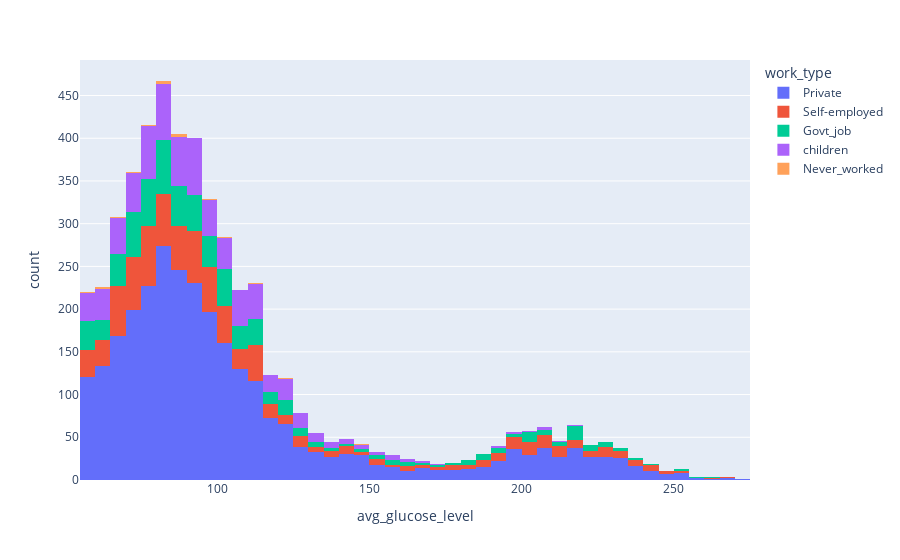

Source (notebook cell):
### Code cell
px.histogram(df_avc, 'avg_glucose_level', color = 'work_type')

### Figure 1 — Plotly figure (JSON) as saved in the notebook; plotly's stock layout.template omitted (floating-point values rounded to 4 significant figures; data arrays with more than 128 entries replaced by an {"elided": "..."} marker saying what was removed)
{"data": [{"alignmentgroup": "True", "bingroup": "x", "hovertemplate": "work_type=Private<br>avg_glucose_level=%{x}<br>count=%{y}<extra></extra>", "legendgroup": "Private", "marker": {"color": "#636efa", "pattern": {"shape": ""}}, "name": "Private", "offsetgroup": "Private", "orientation": "v", "showlegend": true, "type": "histogram", "x": {"elided": "2925 float values"}, "xaxis": "x", "yaxis": "y"}, {"alignmentgroup": "True", "bingroup": "x", "hovertemplate": "work_type=Self-employed<br>avg_glucose_level=%{x}<br>count=%{y}<extra></extra>", "legendgroup": "Self-employed", "marker": {"color": "#EF553B", "pattern": {"shape": ""}}, "name": "Self-employed", "offsetgroup": "Self-employed", "orientation": "v", "showlegend": true, "type": "histogram", "x": {"elided": "819 float values"}, "xaxis": "x", "yaxis": "y"}, {"alignmentgroup": "True", "bingroup": "x", "hovertemplate": "work_type=Govt_job<br>avg_glucose_level=%{x}<br>count=%{y}<extra></extra>", "legendgroup": "Govt_job", "marker": {"color": "#00cc96", "pattern": {"shape": ""}}, "name": "Govt_job", "offsetgroup": "Govt_job", "orientation": "v", "showlegend": true, "type": "histogram", "x": {"elided": "657 float values"}, "xaxis": "x", "yaxis": "y"}, {"alignmentgroup": "True", "bingroup": "x", "hovertemplate": "work_type=children<br>avg_glucose_level=%{x}<br>count=%{y}<extra></extra>", "legendgroup": "children", "marker": {"color": "#ab63fa", "pattern": {"shape": ""}}, "name": "children", "offsetgroup": "children", "orientation": "v", "showlegend": true, "type": "histogram", "x": {"elided": "687 float values"}, "xaxis": "x", "yaxis": "y"}, {"alignmentgroup": "True", "bingroup": "x", "hovertemplate": "work_type=Never_worked<br>avg_glucose_level=%{x}<br>count=%{y}<extra></extra>", "legendgroup": "Never_worked", "marker": {"color": "#FFA15A", "pattern": {"shape": ""}}, "name": "Never_worked", "offsetgroup": "Never_worked", "orientation": "v", "showlegend": true, "type": "histogram", "x": [161.3, 125.3, 86.96, 111.5, 113.2, 61.01, 70.93, 59.99, 148.4, 88.57, 79.59, 84.4, 82.36, 137.9, 124.4, 64.29, 102.1, 81.73, 85.08, 78.08, 97.65, 68.27], "xaxis": "x", "yaxis": "y"}], "layout": {"barmode": "relative", "legend": {"title": {"text": "work_type"}, "tracegroupgap": 0}, "margin": {"t": 60}, "xaxis": {"anchor": "y", "domain": [0, 1], "title": {"text": "avg_glucose_level"}}, "yaxis": {"anchor": "x", "domain": [0, 1], "title": {"text": "count"}}}}
